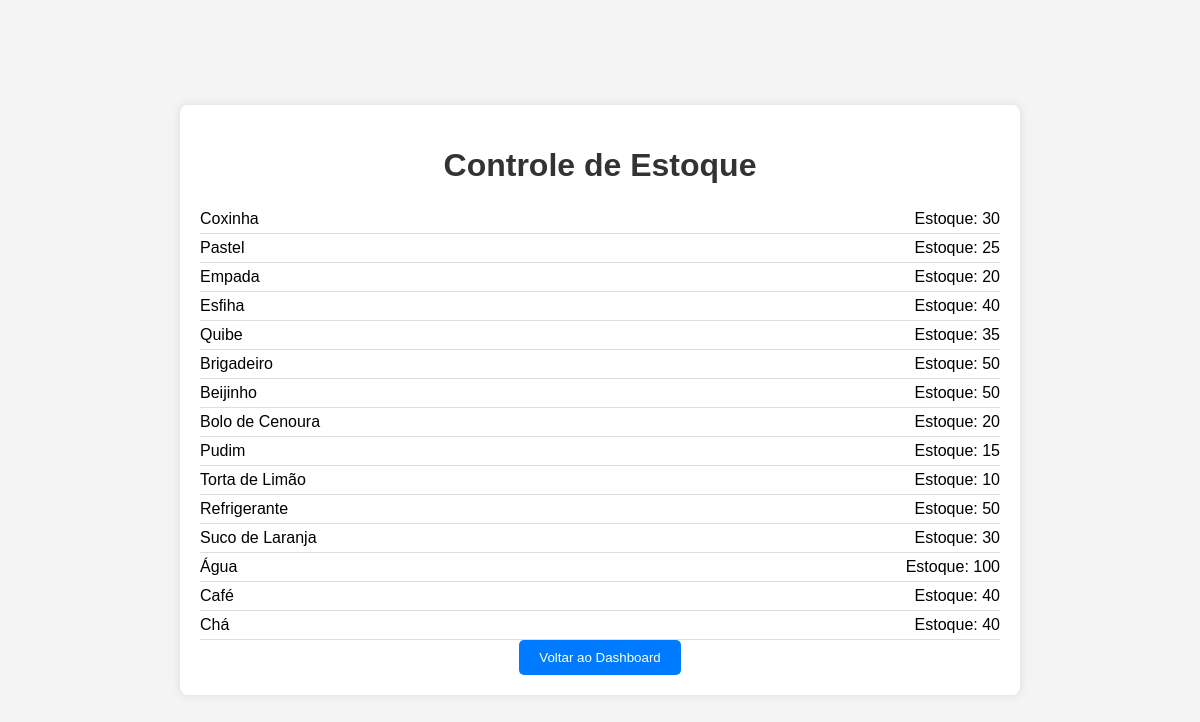
Screenshot of /neides/stock/ (signed in) with the database file from the repository.
### neides/models.py (models this page shows, shortened)
class Item(models.Model):
    CATEGORY_CHOICES = [
        ('salgado', 'Salgado'),
        ('doce', 'Doce'),
        ('bebida', 'Bebida'),
    ]
    name = models.CharField(max_length=100)
    price = models.DecimalField(max_digits=10, decimal_places=2)
    stock = models.IntegerField()
    category = models.CharField(max_length=10, choices=CATEGORY_CHOICES)
    discount_strategy = None

### neides/views.py (the view)
# urls.py: path('stock/', views.stock, name='stock'),
@login_required
def stock(request):
    items = Item.objects.all()
    return render(request, 'neides/stock.html', {'items': items})

### neides/templates/neides/stock.html (shortened to what this page needs)
{% extends 'neides/base.html' %}
{% block content %}
<h1>Controle de Estoque</h1>
<ul>
    {% for item in items %}
        <li>
            <div class="item-info">{{ item.name }}</div>
            <div class="item-stock">Estoque: {{ item.stock }}</div>
        </li>
    {% endfor %}
</ul>
<a href="{% url 'admin_dashboard' %}"><button>Voltar ao Dashboard</button></a>
{% endblock %}

### neides/static/neides/css/styles.css (style rules this page uses)
body { font-family: Arial, sans-serif; background-color: #f4f4f4; margin: 0; padding: 0; display: flex; justify-content: center; align-items: center; height: 100vh; }
h1, h2, h3 { color: #333; }
ul { list-style-type: none; padding: 0; margin: 0; }
li { padding: 5px 0; border-bottom: 1px solid #ddd; display: flex; justify-content: space-between; align-items: center; }
a { color: #007bff; text-decoration: none; }
button { background-color: #007bff; color: #fff; border: none; padding: 10px 20px; border-radius: 5px; cursor: pointer; }

### rows the page displays
Item: name "Coxinha", stock "30"
Item: name "Pastel", stock "25"
Item: name "Empada", stock "20"
Item: name "Esfiha", stock "40"
Item: name "Quibe", stock "35"
Item: name "Brigadeiro", stock "50"
Item: name "Beijinho", stock "50"
Item: name "Bolo de Cenoura", stock "20"
Item: name "Pudim", stock "15"
Item: name "Torta de Limão", stock "10"
Item: name "Refrigerante", stock "50"
Item: name "Suco de Laranja", stock "30"
Item: name "Água", stock "100"
Item: name "Café", stock "40"
Item: name "Chá", stock "40"
